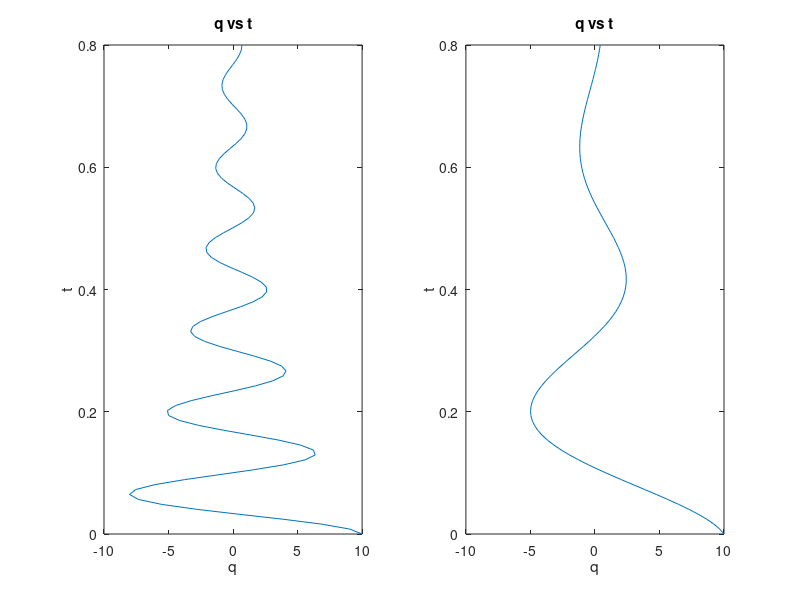

This chart was generated by the following MATLAB code:
q0 = 10;
R = 60;
L = 9;
C = 0.00005;

t = linspace(0,0.8);

q = q0*exp((-R.*t)/(2*L)).*cos(sqrt((1/(L*C))-((R/(2*L))^2)).*t)

subplot(1,2,1)
plot(q,t)
title('q vs t')
xlabel('q')
ylabel('t')

C = 0.0005;
q2 = q0*exp((-R.*t)/(2*L)).*cos(sqrt((1/(L*C))-((R/(2*L))^2)).*t)

subplot(1,2,2)
plot(q2,t)
title('q vs t')
xlabel('q')
ylabel('t')